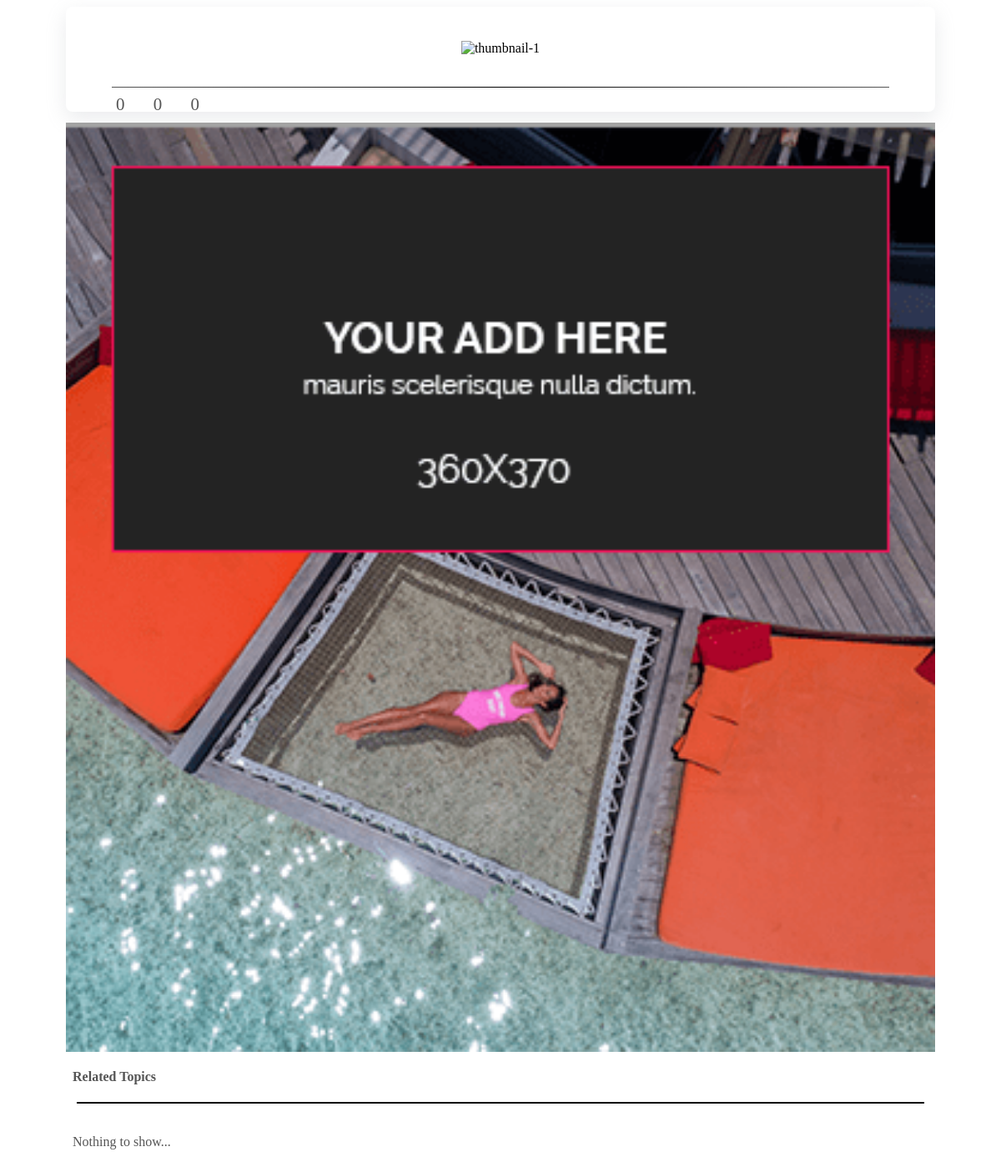
/blog.php, run on an earlier commit of the app's database.
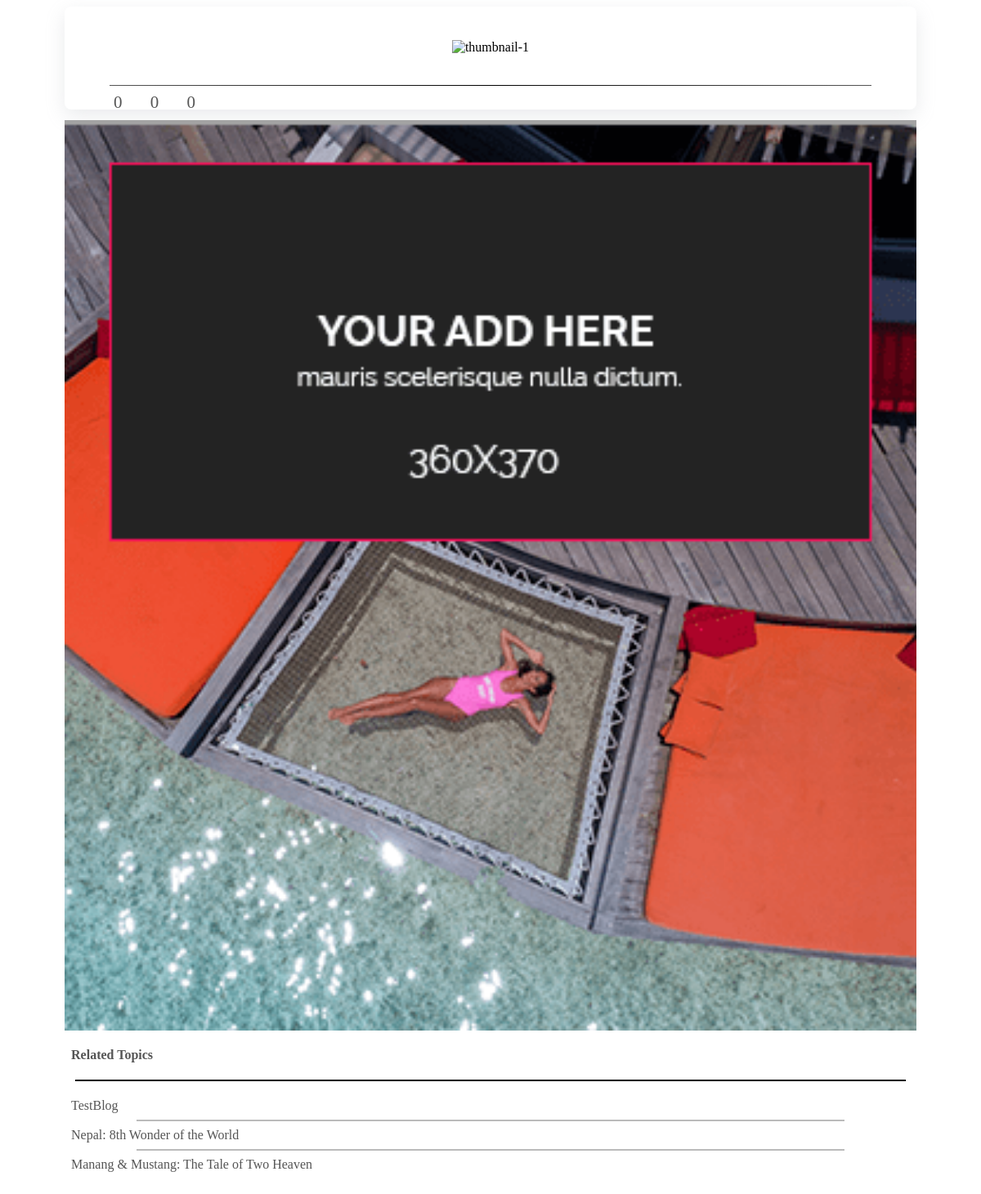
And on a later commit of the database.
### tables this page shows
CREATE TABLE `blogtable` (
  `blogId` int(11) NOT NULL,
  `title` varchar(128) NOT NULL,
  `author` varchar(32) NOT NULL,
  `date` date NOT NULL,
  `blogcon` varchar(8096) NOT NULL,
  `img1` varchar(128) NOT NULL,
  `img2` varchar(128) DEFAULT NULL,
  `img3` varchar(128) DEFAULT NULL,
  `img4` varchar(128) DEFAULT NULL,
  `img5` varchar(128) DEFAULT NULL,
  `tag1` varchar(32) NOT NULL,
  `tag2` varchar(32) DEFAULT NULL,
  `tag3` varchar(32) DEFAULT NULL,
  `tag4` varchar(32) DEFAULT NULL,
  `tag5` varchar(32) DEFAULT NULL,
  `userViewCount` int(11) NOT NULL,
  `guestViewCount` int(11) NOT NULL,
  `reportCount` int(11) NOT NULL,
  `bookmarkCount` int(11) NOT NULL,
  `upvoteCount` int(11) NOT NULL,
  `downvoteCount` int(11) NOT NULL
);

### blog.php (the view, shortened to what the changed rows need)
<?php
    include "functions/connect.php";
    $id = $_GET["blogId"];
    $query = "SELECT * FROM `blogtable` WHERE `blogId` = ?";
    $stmt = $pdo->prepare($query);
    $stmt->execute([$id]);
    $row = $stmt->fetch(PDO::FETCH_ASSOC);
    $tag1 = $row['tag1'];
    $tag2 = $row['tag2'];
    $tag3 = $row['tag3'];
    $tag4 = $row['tag4'];
    $tag5 = $row['tag5'];
    $arr = [];
    $arr1 = [];
    $arr2 = [];
    $arr3 = [];
    $arr4 = [];
    $arr5 = [];
    $relatedTopicBlogId = [];
    $query = "SELECT * FROM `blogtable` ORDER BY `blogId` DESC LIMIT 1";
    $stmt = $pdo->prepare($query);
    $stmt->execute();
    $row = $stmt->fetch(PDO::FETCH_ASSOC);
    $totalNumOfBlog = $row['blogId'];
    $i=0;
    while ($i<=$totalNumOfBlog) {
        $arr[$i] = 0;
        $i++;
    }
    $query = "SELECT * FROM `blogtable` WHERE (`tag1` = '$tag1') OR (`tag2` = '$tag1') OR (`tag3` = '$tag1') OR (`tag4` = '$tag1') OR (`tag5` = '$tag1')";
    $stmt = $pdo->prepare($query);
    $stmt->execute();
    while ($row = $stmt->fetch(PDO::FETCH_ASSOC)) $arr[$row['blogId']]++;
    $query = "SELECT * FROM `blogtable` WHERE (`tag1` = '$tag2') OR (`tag2` = '$tag2') OR (`tag3` = '$tag2') OR (`tag4` = '$tag2') OR (`tag5` = '$tag2')";
    $stmt = $pdo->prepare($query);
    $stmt->execute();
    while ($row = $stmt->fetch(PDO::FETCH_ASSOC)) $arr[$row['blogId']]++;
    $query = "SELECT * FROM `blogtable` WHERE (`tag1` = '$tag3') OR (`tag2` = '$tag3') OR (`tag3` = '$tag3') OR (`tag4` = '$tag3') OR (`tag5` = '$tag3')";
    $stmt = $pdo->prepare($query);
    $stmt->execute();
    while ($row = $stmt->fetch(PDO::FETCH_ASSOC)) $arr[$row['blogId']]++;
    $query = "SELECT * FROM `blogtable` WHERE (`tag1` = '$tag4') OR (`tag2` = '$tag4') OR (`tag3` = '$tag4') OR (`tag4` = '$tag4') OR (`tag5` = '$tag4')";
    $stmt = $pdo->prepare($query);
    $stmt->execute();
    while ($row = $stmt->fetch(PDO::FETCH_ASSOC)) $arr[$row['blogId']]++;
    $query = "SELECT * FROM `blogtable` WHERE (`tag1` = '$tag5') OR (`tag2` = '$tag5') OR (`tag3` = '$tag5') OR (`tag4` = '$tag5') OR (`tag5` = '$tag5')";
    $stmt = $pdo->prepare($query);
    $stmt->execute();
    while ($row = $stmt->fetch(PDO::FETCH_ASSOC)) $arr[$row['blogId']]++;
    for ($i=0; $i<=$totalNumOfBlog; $i++) {
        if ($arr[$i]==5) {
            array_push($arr5, $i);
        } else if ($arr[$i]==4) {
            array_push($arr4, $i);
        } else if ($arr[$i]==3) {
            array_push($arr3, $i);
        } else if ($arr[$i]==2) {
            array_push($arr2, $i);
        } else if ($arr[$i]==1) {
            array_push($arr1, $i);
        }
    }
?>
<div>
    <div class="container-fluid" style="padding: 0 6%;">
        <div class="row">
            <div class="col-12 col-lg-3">
                <div class="sidebar-area">
                    <div class="row">
                        <div class="col-12 col-sm-6 col-lg-12" style="margin-top: 8px;">
                            <div class="single-widget-area stat-widget" style="display: block;">
                                <ul class="relatedTopicUl">
                                    <li>
                                        <h4 style="margin-top: 5px;">Related Topics</h4>
                                        <hr style="border: 1px solid black; margin: 5px 5px 5px 5px; padding-bottom: 0;">
                                    </li>
                                    <?php
                                        $i = 0;
                                        $arr5count = count($arr5);
                                        for ($index=0; $index<$arr5count; $index++) {
                                            if ($i<5) if ($arr5[$index]!=$id) array_push($relatedTopicBlogId, $arr5[$index]);
                                            else break;
                                            $i++;
                                        }
                                        if ($i==0) {
                                            echo "<li></li><li>Nothing to show...</li>";
                                        } else {
                                            $numOfRelatedTopics = count($relatedTopicBlogId);
                                            for ($index=0; $index<$numOfRelatedTopics; $index++) {
                                                $query = "SELECT * FROM `blogtable` WHERE `blogId` = ?";
                                                $stmt = $pdo->prepare($query);
                                                $stmt->execute([$relatedTopicBlogId[$index]]);
                                                $row = $stmt->fetch(PDO::FETCH_ASSOC);
                                                echo "<li onclick='getBlogContent(".$relatedTopicBlogId[$index].")' class='chngBgClr'><span>".$row['title']."</span></li>";
                                                if ($index != $numOfRelatedTopics-1) {
                                                    echo "<center><hr style='border: 1px solid #bbb; width: 83%; margin: 0; padding: 0;'></center>";
                                                }
                                            }
                                        }
                                    ?>
                                </ul>
                            </div>
                        </div>
                    </div>
                </div>
            </div>
        </div>
    </div>
</div>

What changed in the data, as far as the page shows it:
added blogtable: title "TestBlog"
added blogtable: title "Nepal: 8th Wonder of the World"
added blogtable: title "Manang & Mustang: The Tale of Two Heaven"
Also different on the page:
text no longer shown: "Nothing to show..."
